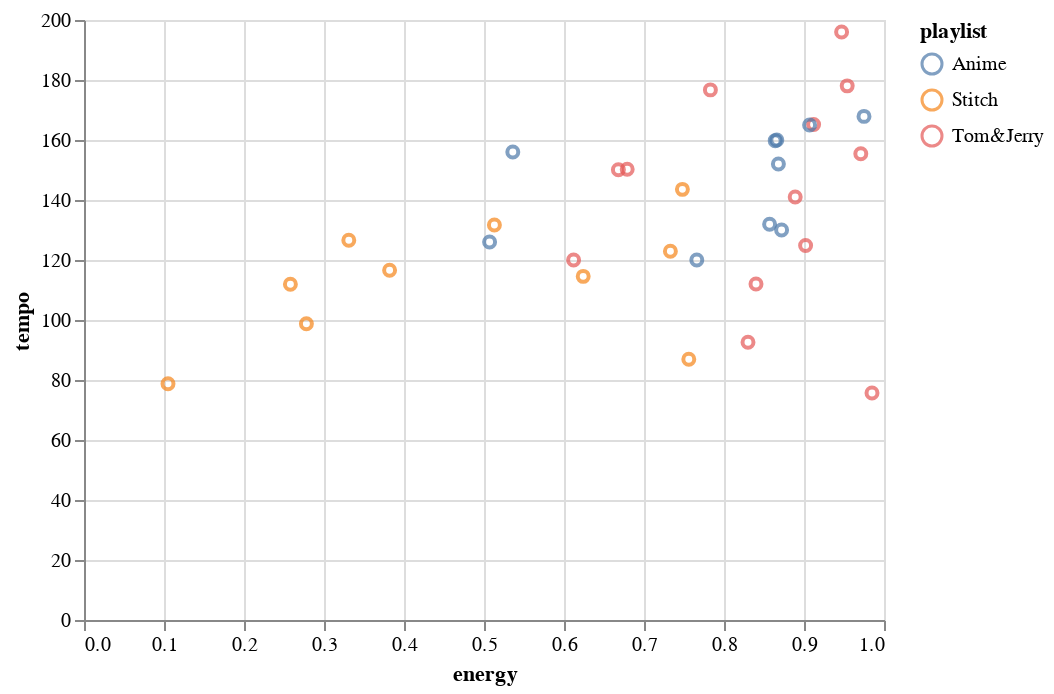

The cell this chart's notebook holds for it:
### Markdown cell above
###### Scatter Plot 3: Correlation Between Energy and Tempo

### Code cell
alt.Chart(all_tracks_features).mark_point().encode(
    x="energy",
    y="tempo",
    color="playlist"
)

### Figure 1 — Vega-Lite specification as saved in the notebook (floating-point values rounded to 4 significant figures)
{"config": {"view": {"continuousWidth": 400, "continuousHeight": 300}}, "data": {"name": "data-98f35840716c9cbeaf65220bd48136be"}, "mark": "point", "encoding": {"color": {"type": "nominal", "field": "playlist"}, "x": {"type": "quantitative", "field": "energy"}, "y": {"type": "quantitative", "field": "tempo"}}, "$schema": "https://vega.github.io/schema/vega-lite/v4.8.1.json", "datasets": {"data-98f35840716c9cbeaf65220bd48136be": [{"artist": "Various Artists", "album": "It's Always Sunny In Philadelphia (Music from the Original FX Series)", "track_name": "Off Broadway", "track_id": "7uSWYgt3MmFjLshyRdIgPL", "danceability": 0.602, "energy": 0.668, "key": 2, "loudness": -8.71, "mode": 1, "speechiness": 0.0352, "instrumentalness": 0.876, "liveness": 0.462, "valence": 0.849, "tempo": 150.1, "duration_ms": 150635, "time_signature": 4, "playlist": "Tom&Jerry"}, {"artist": "Vulfpeck", "album": "Mr Finish Line", "track_name": "Tee Time", "track_id": "3XxpR8oXqq5Km5X4LlS0pi", "danceability": 0.578, "energy": 0.889, "key": 6, "loudness": -9.708, "mode": 1, "speechiness": 0.0348, "instrumentalness": 0.73, "liveness": 0.0984, "valence": 0.868, "tempo": 141.0, "duration_ms": 169004, "time_signature": 4, "playlist": "Tom&Jerry"}, {"artist": "Various Artists", "album": "SUPER EUROBEAT presents INITIAL D 〜D SELECTION 2〜", "track_name": "LOVE & MONEY", "track_id": "16211VKpjM4Hh3MfIlcu4s", "danceability": 0.564, "energy": 0.971, "key": 9, "loudness": -5.338, "mode": 0, "speechiness": 0.0362, "instrumentalness": 0.132, "liveness": 0.223, "valence": 0.961, "tempo": 155.4, "duration_ms": 299933, "time_signature": 4, "playlist": "Tom&Jerry"}, {"artist": "Various Artists", "album": "SUPER EUROBEAT presents INITIAL D〜D SELECTION 3〜", "track_name": "NIGHT & DAY", "track_id": "1tYWuxQgXJqA4L4jACzjcK", "danceability": 0.38, "energy": 0.985, "key": 1, "loudness": -5.074, "mode": 0, "speechiness": 0.0548, "instrumentalness": 5.3e-05, "liveness": 0.226, "valence": 0.871, "tempo": 75.66, "duration_ms": 311300, "time_signature": 4, "playlist": "Tom&Jerry"}, {"artist": "Various Artists", "album": "The Fast And The Furious: Tokyo Drift (Original Motion Picture Soundtrack)", "track_name": "Speed", "track_id": "5EbTHYIQQtNNMloPNirkKi", "danceability": 0.413, "energy": 0.912, "key": 4, "loudness": -5.092, "mode": 0, "speechiness": 0.0878, "instrumentalness": 0.0203, "liveness": 0.14, "valence": 0.497, "tempo": 165.2, "duration_ms": 168587, "time_signature": 4, "playlist": "Tom&Jerry"}, {"artist": "Fatboy Slim", "album": "The Greatest Hits: Why Try Harder", "track_name": "Weapon Of Choice", "track_id": "08kB9HSfrcIi83rymwgjMz", "danceability": 0.626, "energy": 0.947, "key": 8, "loudness": -4.608, "mode": 0, "speechiness": 0.057, "instrumentalness": 0.78, "liveness": 0.209, "valence": 0.959, "tempo": 196.0, "duration_ms": 219813, "time_signature": 4, "playlist": "Tom&Jerry"}, {"artist": "Cory Wong", "album": "The Optimist", "track_name": "Jax", "track_id": "39PRMLzu72Nz6lSOCF3bWN", "danceability": 0.781, "energy": 0.84, "key": 5, "loudness": -7.689, "mode": 1, "speechiness": 0.0578, "instrumentalness": 0.834, "liveness": 0.0505, "valence": 0.698, "tempo": 112.0, "duration_ms": 252253, "time_signature": 4, "playlist": "Tom&Jerry"}, {"artist": "Ricky Martin", "album": "Ricky Martin", "track_name": "Livin' la Vida Loca", "track_id": "0Ph6L4l8dYUuXFmb71Ajnd", "danceability": 0.425, "energy": 0.954, "key": 1, "loudness": -3.756, "mode": 0, "speechiness": 0.0476, "instrumentalness": 0.0, "liveness": 0.0555, "valence": 0.933, "tempo": 178.0, "duration_ms": 243160, "time_signature": 4, "playlist": "Tom&Jerry"}, {"artist": "A Certain Ratio", "album": "Sextet", "track_name": "Lucinda", "track_id": "7km2akG0G3Z5STqoKrHZPf", "danceability": 0.69, "energy": 0.902, "key": 2, "loudness": -6.632, "mode": 1, "speechiness": 0.0686, "instrumentalness": 0.833, "liveness": 0.0923, "valence": 0.783, "tempo": 124.9, "duration_ms": 234813, "time_signature": 4, "playlist": "Tom&Jerry"}, {"artist": "Kristofer Maddigan", "album": "Cuphead (Original Soundtrack)", "track_name": "Fiery Frolic", "track_id": "02h2lqTc872LnYQ7TOFMmF", "danceability": 0.607, "energy": 0.679, "key": 7, "loudness": -6.221, "mode": 0, "speechiness": 0.114, "instrumentalness": 0.659, "liveness": 0.336, "valence": 0.715, "tempo": 150.2, "duration_ms": 217627, "time_signature": 4, "playlist": "Tom&Jerry"}, {"artist": "Ramones", "album": "Ramones (40th Anniversary Deluxe Edition; 2016 Remaster)", "track_name": "Blitzkrieg Bop - 2016 Remaster", "track_id": "4KcH1ZRV2W1q7Flq0QqC76", "danceability": 0.385, "energy": 0.783, "key": 9, "loudness": -2.533, "mode": 1, "speechiness": 0.233, "instrumentalness": 0.47, "liveness": 0.108, "valence": 0.902, "tempo": 176.7, "duration_ms": 134467, "time_signature": 4, "playlist": "Tom&Jerry"}, {"artist": "Carpenter Brut", "album": "Leather Teeth", "track_name": "Hairspray Hurricane", "track_id": "2x11x3cBABgQUDNMtTxMch", "danceability": 0.38, "energy": 0.83, "key": 2, "loudness": -3.742, "mode": 1, "speechiness": 0.0533, "instrumentalness": 0.934, "liveness": 0.275, "valence": 0.102, "tempo": 92.59, "duration_ms": 331507, "time_signature": 4, "playlist": "Tom&Jerry"}, {"artist": "Toby Fox", "album": "UNDERTALE Soundtrack", "track_name": "MEGALOVANIA", "track_id": "2WpstnkNuH6dUnm3fVLCpU", "danceability": 0.715, "energy": 0.612, "key": 7, "loudness": -9.85, "mode": 1, "speechiness": 0.0515, "instrumentalness": 0.864, "liveness": 0.0387, "valence": 0.95, "tempo": 120.0, "duration_ms": 156000, "time_signature": 4, "playlist": "Tom&Jerry"}, {"artist": "Elvis Presley", "album": "From Elvis in Memphis", "track_name": "Suspicious Minds", "track_id": "1H5IfYyIIAlgDX8zguUzns", "danceability": 0.487, "energy": 0.382, "key": 7, "loudness": -10.89, "mode": 1, "speechiness": 0.0309, "instrumentalness": 4.74e-06, "liveness": 0.411, "valence": 0.714, "tempo": 116.6, "duration_ms": 261280, "time_signature": 4, "playlist": "Stitch"}, {"artist": "Elvis Presley", "album": "Elvis' Golden Records, Vol. 3", "track_name": "Stuck on You", "track_id": "39zODpVtRvghMyfNjZ3BVK", "danceability": 0.647, "energy": 0.513, "key": 7, "loudness": -12.37, "mode": 1, "speechiness": 0.0421, "instrumentalness": 8.64e-06, "liveness": 0.108, "valence": 0.955, "tempo": 131.6, "duration_ms": 139640, "time_signature": 4, "playlist": "Stitch"}, {"artist": "Elvis Presley", "album": "Elvis' Golden Records", "track_name": "Hound Dog", "track_id": "64Ny7djQ6rNJspquof2KoX", "danceability": 0.494, "energy": 0.756, "key": 0, "loudness": -8.492, "mode": 1, "speechiness": 0.0499, "instrumentalness": 0.00505, "liveness": 0.76, "valence": 0.949, "tempo": 86.89, "duration_ms": 136027, "time_signature": 4, "playlist": "Stitch"}, {"artist": "Elvis Presley", "album": "Elvis 30 #1 Hits", "track_name": "(You're The) Devil in Disguise", "track_id": "0D1pEisM3QkiacGXJe5dmd", "danceability": 0.481, "energy": 0.733, "key": 5, "loudness": -7.633, "mode": 1, "speechiness": 0.165, "instrumentalness": 1.18e-05, "liveness": 0.108, "valence": 0.874, "tempo": 122.9, "duration_ms": 140427, "time_signature": 4, "playlist": "Stitch"}, {"artist": "Various Artists", "album": "Lilo & Stitch", "track_name": "He Mele No Lilo", "track_id": "3G9ZnSjGYyHx7e221v0qse", "danceability": 0.73, "energy": 0.331, "key": 2, "loudness": -12.43, "mode": 1, "speechiness": 0.0429, "instrumentalness": 0.000286, "liveness": 0.104, "valence": 0.394, "tempo": 126.6, "duration_ms": 148133, "time_signature": 4, "playlist": "Stitch"}, {"artist": "Elvis Presley", "album": "Elvis (Fool)", "track_name": "Burning Love", "track_id": "7zMUCLm1TN9o9JlLISztxO", "danceability": 0.66, "energy": 0.748, "key": 2, "loudness": -11.21, "mode": 1, "speechiness": 0.0284, "instrumentalness": 0.00585, "liveness": 0.283, "valence": 0.972, "tempo": 143.5, "duration_ms": 170293, "time_signature": 4, "playlist": "Stitch"}, {"artist": "Hank Williams", "album": "The Legend Lives Anew: Hank Williams, Sr. With Strings", "track_name": "I'm So Lonesome I Could Cry", "track_id": "4tj7IsJrn4MvesuhoY0JBy", "danceability": 0.524, "energy": 0.258, "key": 4, "loudness": -14.83, "mode": 1, "speechiness": 0.0287, "instrumentalness": 0.00164, "liveness": 0.328, "valence": 0.349, "tempo": 111.9, "duration_ms": 169067, "time_signature": 3, "playlist": "Stitch"}, {"artist": "Elvis Presley", "album": "Blue Hawaii", "track_name": "Aloha Oe", "track_id": "0a1OAjVB17jFlGegbhpQig", "danceability": 0.287, "energy": 0.278, "key": 7, "loudness": -15.65, "mode": 1, "speechiness": 0.0337, "instrumentalness": 5.35e-05, "liveness": 0.194, "valence": 0.254, "tempo": 98.77, "duration_ms": 114227, "time_signature": 3, "playlist": "Stitch"}, {"artist": "Various Artists", "album": "Lilo & Stitch", "track_name": "Stitch to the Rescue", "track_id": "1616uIpy5KwVqnKtIuyhcu", "danceability": 0.182, "energy": 0.105, "key": 2, "loudness": -18.31, "mode": 1, "speechiness": 0.0377, "instrumentalness": 0.518, "liveness": 0.0713, "valence": 0.0351, "tempo": 78.76, "duration_ms": 354827, "time_signature": 4, "playlist": "Stitch"}, {"artist": "Various Artists", "album": "Lilo & Stitch", "track_name": "Hawaiian Roller Coaster Ride", "track_id": "7GmiJVBAzWNikX5VkNQg85", "danceability": 0.702, "energy": 0.624, "key": 5, "loudness": -9.927, "mode": 1, "speechiness": 0.0285, "instrumentalness": 0.0152, "liveness": 0.0669, "valence": 0.947, "tempo": 114.5, "duration_ms": 208227, "time_signature": 4, "playlist": "Stitch"}, {"artist": "Various Artists", "album": "熱烈!アニソン魂 THE BEST カバー楽曲集 TVアニメシリーズ「デジモンシリーズ」 vol.1", "track_name": "Butter-Fly (デジモンアドベンチャー全話OP)", "track_id": "4A3G4Chh8DTJftwJEf5tOp", "danceability": 0.472, "energy": 0.907, "key": 2, "loudness": -4.545, "mode": 1, "speechiness": 0.0546, "instrumentalness": 0, "liveness": 0.0645, "valence": 0.441, "tempo": 165.0, "duration_ms": 257950, "time_signature": 4, "playlist": "Anime"}, {"artist": "毛毛", "album": "迪迦奥特曼", "track_name": "奇迹再现 - 《超人迪加》电视剧中文版片头曲", "track_id": "3zAieIyKyNODQn6y2sxbFq", "danceability": 0.457, "energy": 0.864, "key": 9, "loudness": -5.9, "mode": 1, "speechiness": 0.0838, "instrumentalness": 0, "liveness": 0.374, "valence": 0.441, "tempo": 159.8, "duration_ms": 236042, "time_signature": 4, "playlist": "Anime"}, {"artist": "Akano", "album": "Blue Bird (From \"Naruto Shippuden\")", "track_name": "Blue Bird (From \"Naruto Shippuden\")", "track_id": "1bEnIDpwKsyhDauHVoMz6t", "danceability": 0.594, "energy": 0.868, "key": 6, "loudness": -3.286, "mode": 0, "speechiness": 0.0606, "instrumentalness": 0, "liveness": 0.209, "valence": 0.691, "tempo": 152.0, "duration_ms": 100201, "time_signature": 4, "playlist": "Anime"}, {"artist": "Katsuo Ohno", "album": "「名探偵コナン から紅の恋歌」オリジナル・サウンドトラック", "track_name": "名探偵コナン メイン・テーマ(から紅ヴァージョン)", "track_id": "0RyQvri8BbQYChVVXSJnnL", "danceability": 0.269, "energy": 0.857, "key": 5, "loudness": -3.963, "mode": 0, "speechiness": 0.0495, "instrumentalness": 0.654, "liveness": 0.218, "valence": 0.689, "tempo": 131.9, "duration_ms": 186907, "time_signature": 4, "playlist": "Anime"}, {"artist": "Geek Music", "album": "Tom And Jerry Main Theme (From \"Tom And Jerry\")", "track_name": "Tom And Jerry Main Theme (From \"Tom And Jerry\")", "track_id": "5sFKd7dVlGoOuXl2usSZuW", "danceability": 0.544, "energy": 0.536, "key": 5, "loudness": -8.701, "mode": 1, "speechiness": 0.0357, "instrumentalness": 0.768, "liveness": 0.493, "valence": 0.514, "tempo": 156.0, "duration_ms": 65736, "time_signature": 3, "playlist": "Anime"}, {"artist": "Various Artists", "album": "喜羊羊与灰太狼之虎虎生威电影原声大碟", "track_name": "别看我只是一只羊 - 国", "track_id": "1gn9wcyLBChQcC3q7tKK8F", "danceability": 0.827, "energy": 0.507, "key": 0, "loudness": -6.392, "mode": 1, "speechiness": 0.0433, "instrumentalness": 0, "liveness": 0.068, "valence": 0.696, "tempo": 126.0, "duration_ms": 186467, "time_signature": 4, "playlist": "Anime"}, {"artist": "毛毛", "album": "迪迦奥特曼", "track_name": "永远的奥特曼 - 《迪迦奥特曼》中文片尾曲", "track_id": "4MskqNyksAQvAqnHEJmhTg", "danceability": 0.662, "energy": 0.872, "key": 4, "loudness": -6.223, "mode": 1, "speechiness": 0.0402, "instrumentalness": 2.11e-05, "liveness": 0.217, "valence": 0.579, "tempo": 130.0, "duration_ms": 197120, "time_signature": 4, "playlist": "Anime"}, {"artist": "Various Artists", "album": "アニソンLive大全集 熱烈!アニソン魂「アニたまLive」vol.1 in AJF 2004", "track_name": "ウィーアー! (ワンピース)", "track_id": "42esJ6BgSoV1DS3Onns03h", "danceability": 0.332, "energy": 0.975, "key": 8, "loudness": -6.182, "mode": 1, "speechiness": 0.106, "instrumentalness": 0, "liveness": 0.981, "valence": 0.268, "tempo": 167.9, "duration_ms": 262013, "time_signature": 4, "playlist": "Anime"}, {"artist": "牛奶@咖啡", "album": "越长大越孤单", "track_name": "快乐星猫", "track_id": "4Qzuh2Jp6MlIGjQPtYbZqi", "danceability": 0.543, "energy": 0.866, "key": 2, "loudness": -4.925, "mode": 1, "speechiness": 0.0689, "instrumentalness": 0, "liveness": 0.0236, "valence": 0.453, "tempo": 160.0, "duration_ms": 194160, "time_signature": 4, "playlist": "Anime"}, {"artist": "Toshio Masuda", "album": "NARUTO -ナルト- オリジナルサウンドトラック", "track_name": "NARUTO Main Theme", "track_id": "5kKloaKFvAuDNFi8m52hxy", "danceability": 0.525, "energy": 0.766, "key": 4, "loudness": -8.448, "mode": 0, "speechiness": 0.0438, "instrumentalness": 0.00235, "liveness": 0.125, "valence": 0.383, "tempo": 120.0, "duration_ms": 266920, "time_signature": 4, "playlist": "Anime"}]}}
